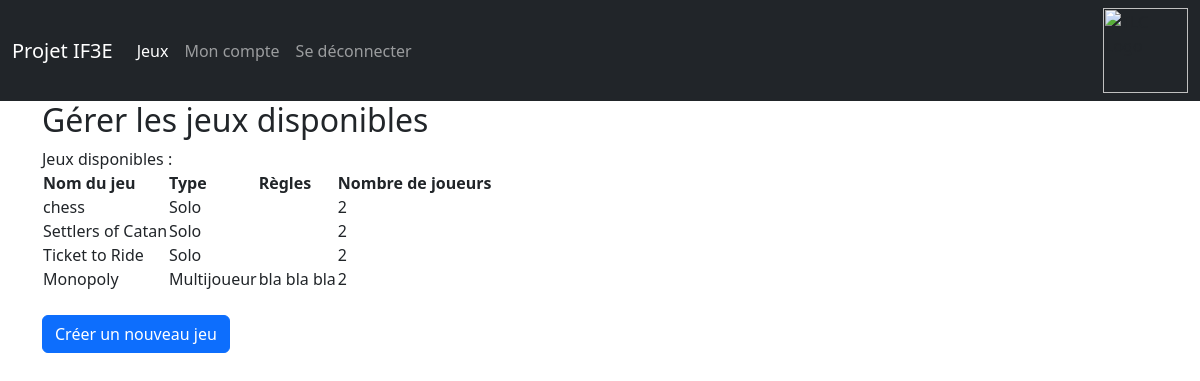
The page /sources/view/game_page.php on the database its author committed.
### tables this page shows
CREATE TABLE `games` (
  `id` int(11) NOT NULL,
  `game_name` text NOT NULL,
  `type` int(1) NOT NULL,
  `rules` text NOT NULL,
  `number_of_players` int(10) NOT NULL
);

### sources/view/game_page.php (the view, shortened to what this page needs)
<html lang="fr">
<head>
    <link href="https://cdn.jsdelivr.net/npm/bootstrap@5.2.3/dist/css/bootstrap.min.css" rel="stylesheet">
</head>
<body>
<nav class="navbar navbar-expand-lg navbar-dark bg-dark">
    <div class="container-fluid">
        <a class="navbar-brand" href="#">Projet IF3E</a>
        <div class="collapse navbar-collapse" id="navbarSupportedContent">
            <ul class="navbar-nav me-auto mb-2 mb-lg-0">
                <li class="nav-item">
                    <a class="nav-link active" aria-current="page">Jeux</a>
                </li>
                <li class="nav-item">
                    <a class="nav-link" href="account.php">Mon compte</a>
                </li>
                <li class="nav-item">
                    <a class="nav-link" href="../controller/signout.php">Se déconnecter</a>
                </li>
            </ul>
            <ul class="navbar-nav">
                <li class="nav-item">
                    <img src="../images/logo_UTBM_blanc.png" width="85" id="logo" alt="TLC Logo" />
                </li>
            </ul>
        </div>
    </div>
</nav>
<div class="container">
    <h2>Gérer les jeux disponibles</h2>
    <?php
    $bdd = new PDO("mysql:host=localhost;dbname=IF3E_Projet_B;charset=utf8", "root", "");
    $req = $bdd->prepare("SELECT game_name, type, rules, number_of_players FROM games");
    $req->execute();
    ?>
    Jeux disponibles :
    <table>
        <tr>
            <th>Nom du jeu</th>
            <th>Type</th>
            <th>Règles</th>
            <th>Nombre de joueurs</th>
        </tr>
        <?php
            while($data = $req->fetch()) {
                echo "<tr>";
                echo "<td>" . $data['game_name'] . "</td>";
                if ($data['type'] == 1) {echo "<td>Multijoueur</td>";}else{
                    echo "<td>Solo</td>";
                }
                echo "<td>" . $data['rules'] . "</td>";
                echo "<td>" . $data['number_of_players'] . "</td>";
                echo "</tr>";
            }
        ?>
    </table>
    <form method="post" action="create_game.php">
        <br>
        <div class="col-12">
            <button class="btn btn-primary" type="submit">Créer un nouveau jeu</button>
        </div>
    </form>
</div>
</body>
</html>

### rows shown on the page
games: game_name "chess", type "Solo", number_of_players "2"
games: game_name "Settlers of Catan", type "Solo", number_of_players "2"
games: game_name "Ticket to Ride", type "Solo", number_of_players "2"
games: game_name "Monopoly", type "Multijoueur", rules "bla bla bla", number_of_players "2"
